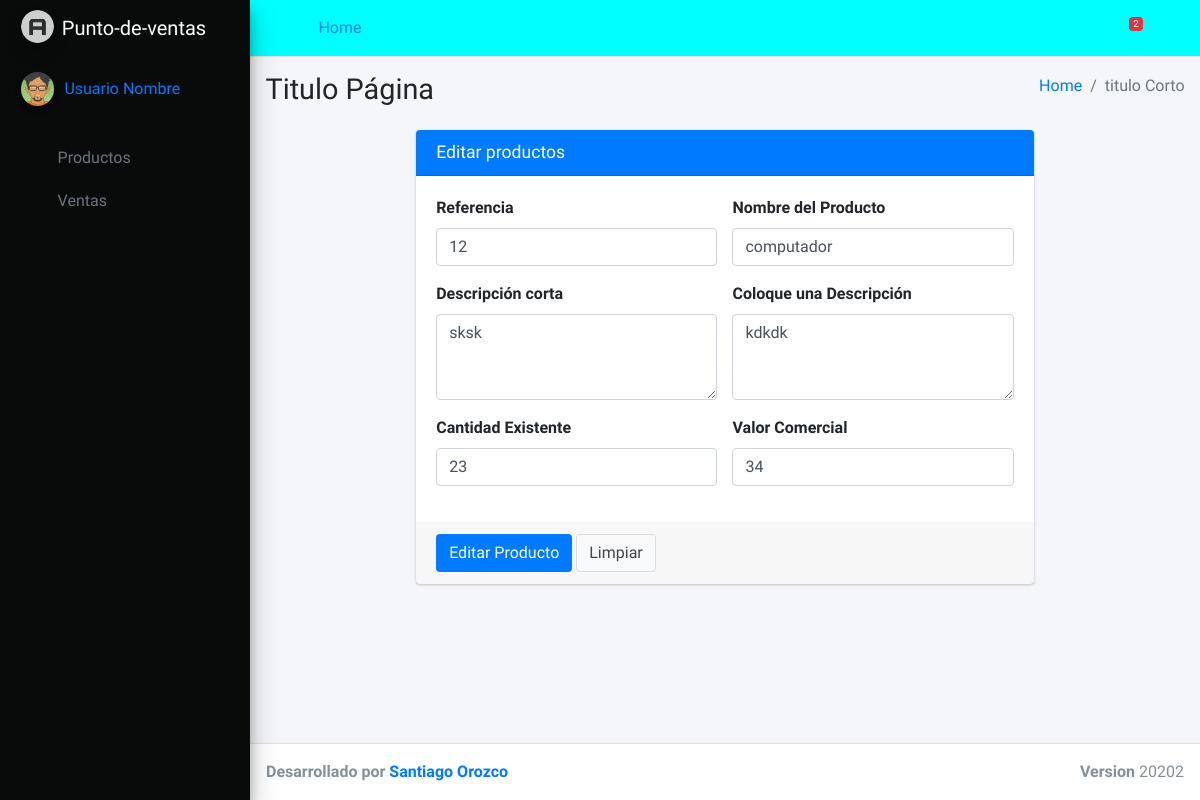
The app's page /editar_produ/4, older data.
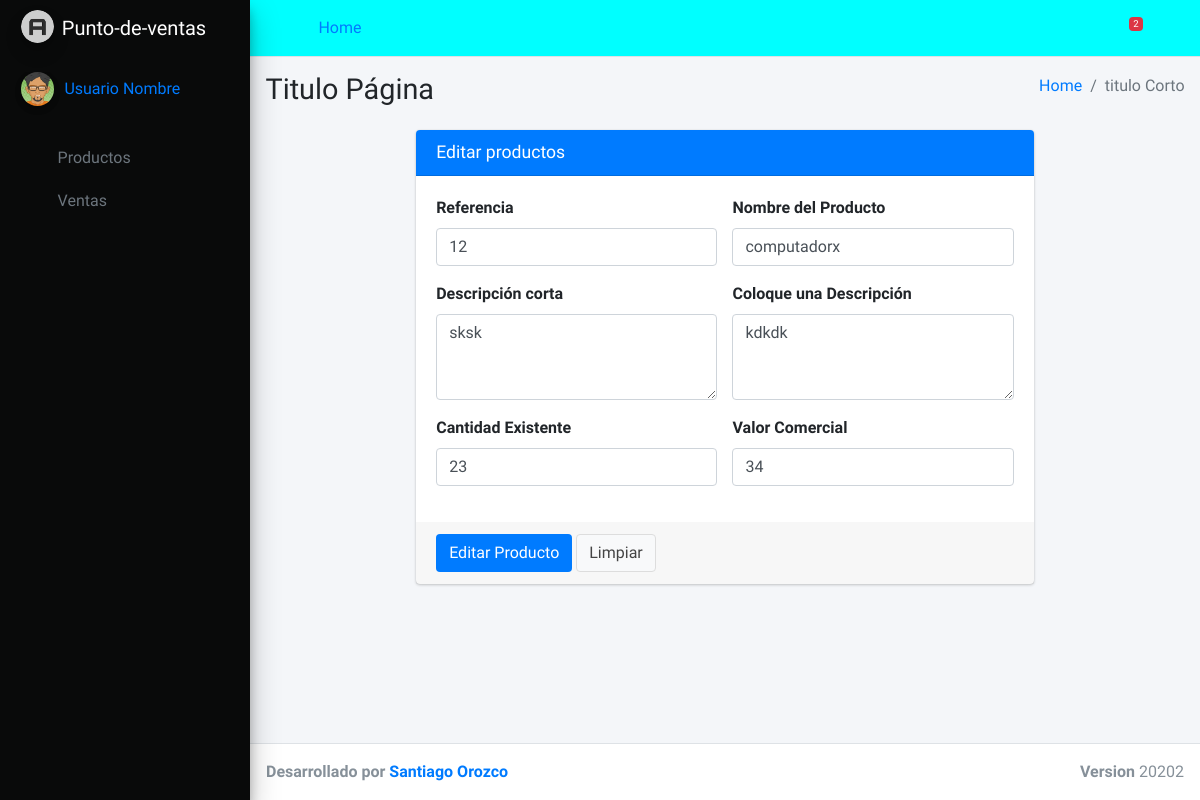
The same page, newer data.
### ventas/models.py (models this page shows)
class Producto(models.Model):
    referencia = models.IntegerField(max_length=50)
    producto = models.CharField(max_length=60)
    descricorta = models.CharField(max_length=50)
    descripcion = models.TextField()
    stock = models.IntegerField(max_length=20)
    valorcom = models.IntegerField(max_length=60)

### ventas/views.py (the view)
# urls.py: path('editar_produ/<int:id>', views.editar_producto, name="editar"),
def editar_producto(request, id):
    producto = Producto.objects.get(pk=id)
    return render(request, 'views_admin/edit_product.html', {
        'producto': producto
    })

### ventas/templates/views_admin/edit_product.html (shortened to what the changed rows need)
{% load static %}
<!DOCTYPE html>
<html>
<head>
    <link rel="stylesheet" href=" {% static 'lib/plugins/fontawesome-free/css/all.min.css' %}">
    <link rel="stylesheet" href="https://code.ionicframework.com/ionicons/2.0.1/css/ionicons.min.css">
    <link rel="stylesheet" href="{% static 'lib/dist/css/adminlte.min.css' %}">
    <link rel="stylesheet" href="{% static 'lib/plugins/overlayScrollbars/css/OverlayScrollbars.min.css' %}">
    <link href="{% static 'css/style.css' %}" rel="stylesheet">
</head>
<body>
    <div class="wrapper">
        <aside class="main-sidebar  elevation-4" id="lateral">
            {% include 'includes/lateralaside.html' %}
        </aside>
        <div class="content-wrapper">
            <section class="content-header">
                <div class="container-fluid">
                    <div class="row mb-2">
                        <div class="col-sm-6">
                            <h1>Titulo Página</h1>
                        </div>
                    </div>
                </div>
            </section>
            <section class="content">
                <div class="row">
                    <div class="col-md-8">
                        <div class="card">
                            <form role="form" name="frm_prods" method="POST" action="{% url 'edit' %}">
                                <div class="card-body">
                                    <div class="row">
                                        <div class="col-md-6 col-sm-6 col-6">
                                            <div class="form-group">
                                                <label for="txt_refer">Referencia</label>
                                                <input type="text" class="form-control" id="txt_refer" name="txt_refer"
                                                    placeholder="#" value="{{ producto.referencia }}">
                                            </div>
                                        </div>
                                        <div class="col-md-6 col-sm-6 col-6">
                                            <div class="form-group">
                                                <label for="txt_Nombre">Nombre del Producto</label>
                                                <input type="text" class="form-control" id="txt_Nombre"
                                                    name="txt_Nombre" placeholder="Nombre" value="{{ producto.producto }}">
                                            </div>
                                        </div>
                                        <div class="col-md-6 col-sm-6 col-6">
                                            <div class="form-group">
                                                <label for="txt_Descor">Descripción corta</label>
                                                <textarea class="form-control" rows="3" placeholder="Describa..."
                                                    name="txt_Descor" id="txt_Descor">{{ producto.descricorta }}</textarea>
                                            </div>
                                        </div>
                                        <div class="col-md-6 col-sm-6 col-6">
                                            <div class="form-group">
                                                <label for="txt_Descri">Coloque una Descripción</label>
                                                <textarea class="form-control" rows="3" placeholder="Describa..."
                                                    name="txt_Descri" id="txt_Descri">{{ producto.descripcion }}</textarea>
                                            </div>
                                        </div>
                                        <div class="col-md-6 col-sm-6 col-6">
                                            <div class="form-group">
                                                <label for="txt_cantEx">Cantidad Existente</label>
                                                <input type="text" class="form-control" id="txt_cantEx"
                                                    name="txt_cantEx" placeholder="Stock" value="{{ producto.stock }}">
                                            </div>
                                        </div>
                                        <div class="col-md-6 col-sm-6 col-6">
                                            <div class="form-group">
                                                <label for="txt_vlrCom">Valor Comercial</label>
                                                <input type="text" class="form-control" id="txt_vlrCom"
                                                    name="txt_vlrCom" placeholder="Valor" value="{{ producto.valorcom }}">
                                            </div>
                                        </div>
                                    </div>
                                </div>
                            </form>
                        </div>
                    </div>
            </section>
        </div>
    </div>
</body>
</html>

Row changes from the older to the newer data that the page shows:
changed Producto "sksk": txt_Nombre "computador" → "computadorx"
